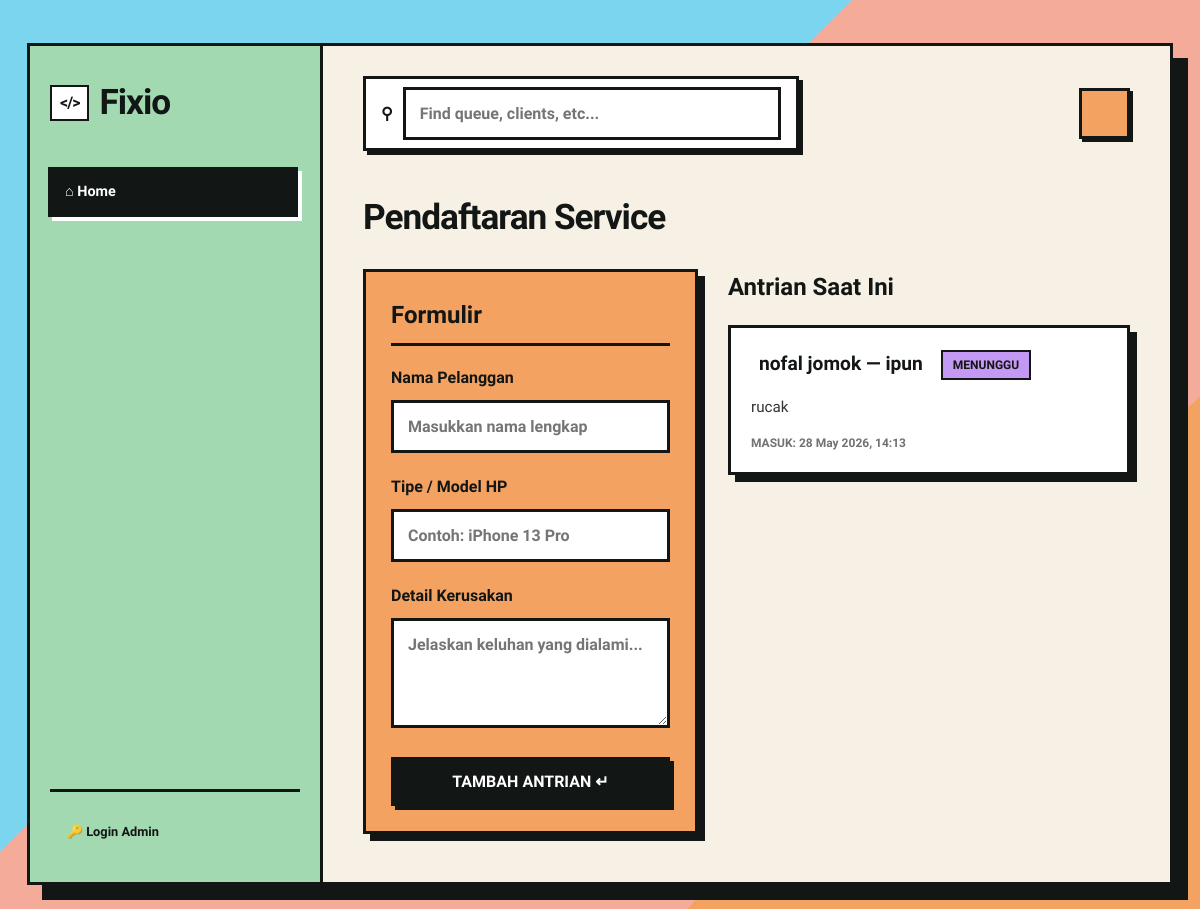
Before: / with the older database file.
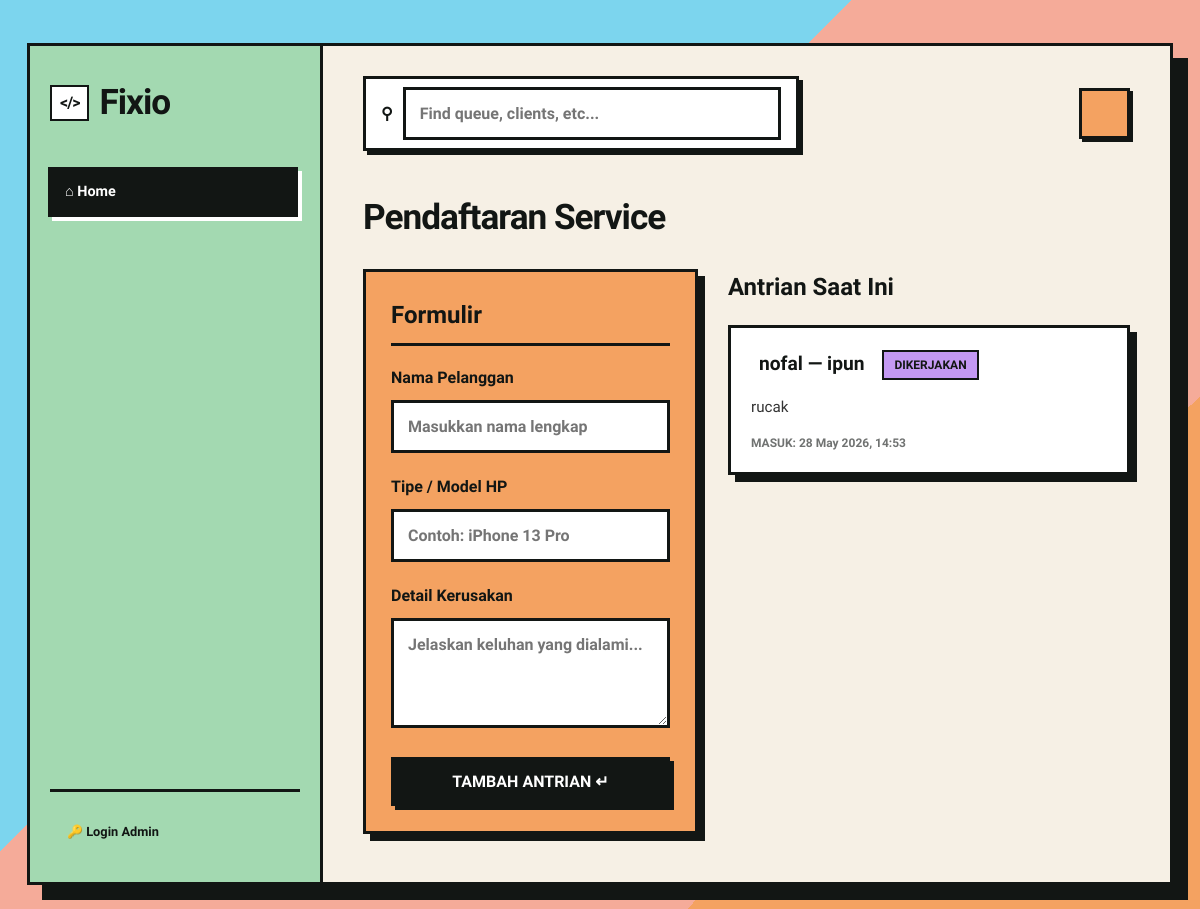
After: the same page with the newer database file.
### queue_app/models.py (models this page shows, shortened)
class Antrian(models.Model):
    STATUS_PILIHAN = [
        ('Menunggu', 'Menunggu'),
        ('Dikerjakan', 'Dikerjakan'),
        ('Selesai', 'Selesai'),
    ]
    nama_pelanggan = models.CharField(max_length=100)
    tipe_hp = models.CharField(max_length=100)
    keluhan = models.TextField()
    status = models.CharField(max_length=20, choices=STATUS_PILIHAN, default='Menunggu')
    tanggal_masuk = models.DateTimeField(auto_now_add=True)

### queue_app/views.py (the view)
# urls.py: path('', views.daftar_antrian, name='daftar_antrian'),
def daftar_antrian(request):
    if request.method == 'POST':
        nama = request.POST.get('nama')
        tipe = request.POST.get('tipe')
        keluhan = request.POST.get('keluhan')
        Antrian.objects.create(nama_pelanggan=nama, tipe_hp=tipe, keluhan=keluhan)
        return redirect('daftar_antrian')
    antrian_aktif = Antrian.objects.exclude(status='Selesai').order_by('-tanggal_masuk')
    return render(request, 'queue_app/index.html', {'semua_antrian': antrian_aktif})

### queue_app/templates/queue_app/index.html (shortened to what this page needs)
{% extends 'queue_app/base.html' %}
{% block nav_daftar %}active{% endblock %}
{% block content %}
<h2 class="section-title">Pendaftaran Service</h2>
<div class="layout-grid" style="grid-template-columns: 1fr 1.2fr;">
    <div class="neo-box" style="background-color: var(--accent-orange);">
        <h3 style="font-family: var(--font-brodish); font-size: 1.5rem; margin-top: 0; margin-bottom: 20px; border-bottom: var(--neo-border); padding-bottom: 10px;">Formulir</h3>
        <form method="POST">
            <div class="form-group">
                <label>Nama Pelanggan</label>
                <input type="text" name="nama" required placeholder="Masukkan nama lengkap">
            </div>
            <div class="form-group">
                <label>Tipe / Model HP</label>
                <input type="text" name="tipe" required placeholder="Contoh: iPhone 13 Pro">
            </div>
            <div class="form-group">
                <label>Detail Kerusakan</label>
                <textarea name="keluhan" rows="4" required placeholder="Jelaskan keluhan yang dialami..."></textarea>
            </div>
            <button type="submit" style="background-color: var(--text-color); color: #fff; width: 100%;">TAMBAH ANTRIAN ↵</button>
        </form>
    </div>
    <div>
        <h3 style="font-family: var(--font-brodish); font-size: 1.5rem; margin-top: 0; margin-bottom: 20px;">Antrian Saat Ini</h3>
        <div style="display: flex; flex-direction: column; gap: 20px;">
            {% for antrian in semua_antrian %}
            <div class="neo-box" style="margin-bottom: 0; padding: 20px;">
                <div style="display: flex; justify-content: space-between; align-items: center; margin-bottom: 15px;">
                    <div style="display: flex; gap: 10px; align-items: center;">
                        <span style="font-family: var(--font-brodish); font-size: 1.2rem; font-weight: 700; background: #fff; padding: 2px 8px;">{{ antrian.nama_pelanggan }} — {{ antrian.tipe_hp }}</span>
                        <span class="badge" style="background: var(--accent-purple);">{{ antrian.status }}</span>
                    </div>
                </div>
                <p style="margin: 0; font-family: var(--font-body); color: #333; font-size: 0.95rem;">{{ antrian.keluhan }}</p>
                <span style="font-size: 0.75rem; font-weight: 700; opacity: 0.6; display: block; margin-top: 15px;">MASUK: {{ antrian.tanggal_masuk|date:"d M Y, H:i" }}</span>
            </div>
            {% empty %}
            <div class="neo-box" style="text-align: center; font-weight: 700; color: #666;">
                Belum ada antrian. Sistem siap menerima pendaftaran.
            </div>
            {% endfor %}
        </div>
    </div>
</div>
{% endblock %}

### queue_app/templates/queue_app/base.html (shortened to what this page needs)
<!DOCTYPE html>
<html lang="id">
<head>
</head>
<body>
    <div class="app-wrapper">
        <aside class="sidebar">
            <div class="sidebar-logo">
                <span>&lt;/&gt;</span> Fixio
            </div>
            <nav class="neo-nav">
                {% if user.is_authenticated %}
                <a href="{% url 'dashboard_statistik' %}" class="nav-link {% block nav_dashboard %}{% endblock %}">
                    ⊞ Dashboard
                </a>
                <a href="{% url 'riwayat_antrian' %}" class="nav-link {% block nav_riwayat %}{% endblock %}">
                    ≡ Riwayat
                </a>
                {% else %}
                <a href="{% url 'daftar_antrian' %}" class="nav-link {% block nav_daftar %}{% endblock %}">
                    ⌂ Home
                </a>
                {% endif %}
            </nav>
            <div class="neo-nav" style="flex-grow: 0; border-top: var(--neo-border); padding-top: 20px; margin-top: 20px;">
                {% if user.is_authenticated %}
                <span style="font-family: var(--font-brodish); font-size: 0.75rem; padding: 8px 15px; opacity: 0.7; font-weight: 700;">👤 {{ user.username }}</span>
                <a href="{% url 'admin_logout' %}" class="nav-link" style="font-size: 0.8rem; padding: 8px 15px;">⎋ Log out</a>
                {% else %}
                <a href="{% url 'admin_login' %}" class="nav-link" style="font-size: 0.8rem; padding: 8px 15px;">🔑 Login Admin</a>
                {% endif %}
            </div>
        </aside>
        <main class="main-content">
            <div class="top-header">
                <div class="search-container">
                    <span style="margin-right: 10px; font-weight: bold;">⚲</span>
                    <input type="text" placeholder="Find queue, clients, etc...">
                </div>
                <div class="profile-area">
                    <div class="profile-avatar"></div>
                </div>
            </div>
            {% block content %}{% endblock %}
        </main>
    </div>
</body>
</html>

### queue_app/templates/queue_app/base.html (style rules this page uses)
:root { --bg-color: #F6F0E5; --card-bg-white: #FFFFFF; --accent-purple: #C499F3; --accent-orange: #F4A261; --accent-blue: #A2B2EE; --accent-green: #A3D9B1; --accent-pink: #FFB3DE; --text-color: #121614; --neo-border: 3.5px solid var(--text-color); --neo-shadow: 7px 7px 0px var(--text-color); --neo-shadow-sm: 4px 4px 0px var(--text-color); --font-brodish: 'Epilogue', sans-serif; --font-body: 'Lexend', sans-serif; }
body { font-family: var(--font-body); background-color: var(--bg-color); color: var(--text-color); margin: 0; padding: 0; line-height: 1.5; display: flex; justify-content: center; align-items: center; min-height: 100vh; background: linear-gradient(135deg, #7CD5EE 0%, #7CD5EE 40%, #F5AB99 40%, #F5AB99 75%, #F4A261 75%, #F4A261 100%); }
.app-wrapper { display: flex; width: 95vw; max-width: 1400px; height: 90vh; background-color: var(--bg-color); border: var(--neo-border); box-shadow: 15px 15px 0px var(--text-color); overflow: hidden; }
.sidebar { width: 250px; background-color: var(--accent-green); border-right: var(--neo-border); display: flex; flex-direction: column; padding: 30px 20px; flex-shrink: 0; }
.sidebar-logo { font-family: var(--font-brodish); font-size: 2.2rem; font-weight: 800; margin-bottom: 40px; display: flex; align-items: center; gap: 10px; letter-spacing: -1px; }
.sidebar-logo span { background: #fff; padding: 4px 8px; border: 2px solid var(--text-color); font-size: 1rem; }
.neo-nav { display: flex; flex-direction: column; gap: 10px; flex-grow: 1; }
.nav-link { font-family: var(--font-brodish); text-decoration: none; color: var(--text-color); padding: 12px 15px; border: 2.5px solid transparent; font-weight: 700; transition: all 0.1s; display: flex; align-items: center; gap: 10px; font-size: 0.9rem; }
.nav-link:hover, .nav-link.active { background: var(--text-color); color: #fff; border: 2.5px solid var(--text-color); box-shadow: 4px 4px 0px var(--card-bg-white); transform: translate(-2px, -2px); }
.main-content { flex-grow: 1; padding: 30px 40px; overflow-y: auto; background-color: var(--bg-color); }
.top-header { display: flex; justify-content: space-between; align-items: center; margin-bottom: 40px; }
.search-container { display: flex; background: var(--card-bg-white); border: var(--neo-border); padding: 8px 15px; width: 400px; align-items: center; box-shadow: var(--neo-shadow-sm); }
.search-container input { border: none; outline: none; background: transparent; font-family: var(--font-body); font-weight: 700; width: 100%; padding: 0; box-shadow: none; transform: none; }
.top-header .profile-area { display: flex; gap: 15px; align-items: center; }
.profile-avatar { width: 45px; height: 45px; background: var(--accent-orange); border: var(--neo-border); box-shadow: 3px 3px 0px var(--text-color); }
.neo-box { background: var(--card-bg-white); border: var(--neo-border); padding: 25px; box-shadow: var(--neo-shadow); margin-bottom: 30px; }
h2.section-title { margin-top: 0; margin-bottom: 25px; font-family: var(--font-brodish); font-size: 2.2rem; font-weight: 800; letter-spacing: -1px; }
.form-group { margin-bottom: 22px; }
label { display: block; margin-bottom: 10px; font-family: var(--font-brodish); font-weight: 700; font-size: 1rem; }
input[type="text"], textarea { width: 100%; padding: 14px; font-family: var(--font-body); font-size: 1rem; font-weight: 700; border: var(--neo-border); background-color: #fff; box-sizing: border-box; transition: all 0.1s ease; }
button, .btn-action { font-family: var(--font-brodish); font-weight: 800; background-color: var(--accent-orange); color: var(--text-color); border: var(--neo-border); padding: 12px 24px; cursor: pointer; box-shadow: var(--neo-shadow-sm); transition: transform 0.1s, box-shadow 0.1s; text-decoration: none; display: inline-block; text-align: center; font-size: 1rem; }
.badge { font-family: var(--font-body); font-weight: 800; padding: 4px 10px; border: 2px solid var(--text-color); font-size: 0.75rem; text-transform: uppercase; }
.layout-grid { display: grid; gap: 30px; }

Changed rows visible on the page:
no longer on this page (row edited): Antrian: nama_pelanggan "nofal jomok", tipe_hp "ipun", status "MENUNGGU", keluhan "rucak", tanggal_masuk "28 May 2026, 14:13"
added Antrian: nama_pelanggan "nofal", tipe_hp "ipun", status "DIKERJAKAN", keluhan "rucak", tanggal_masuk "28 May 2026, 14:53"
